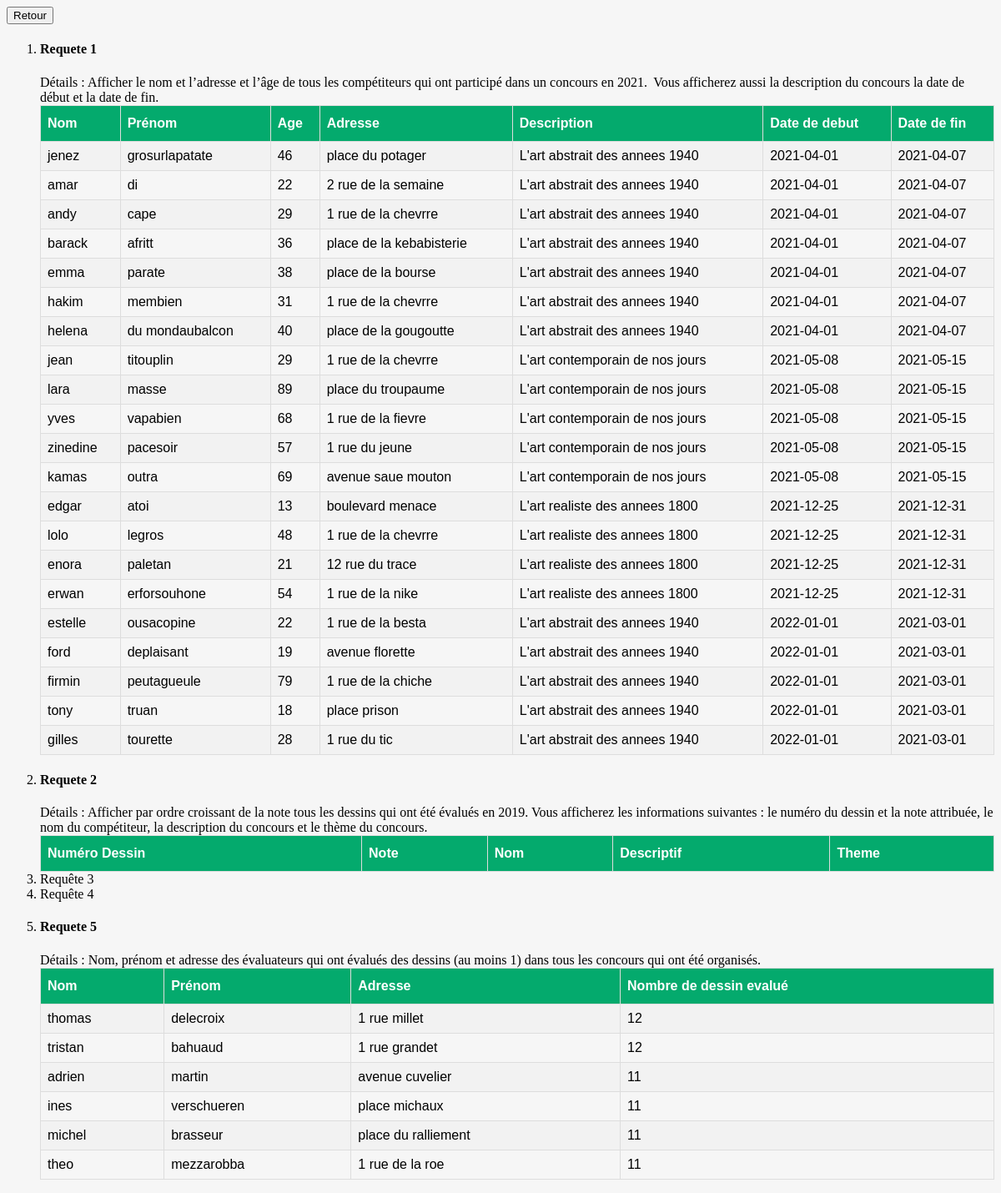
Page /imposees.php on the committed database.
### tables this page shows
CREATE TABLE Utilisateur (
    numUtilisateur  Integer NOT NULL UNIQUE AUTO_INCREMENT,
    nom             Varchar (40) NOT NULL,
    prenom          Varchar (40) NOT NULL,
    role            Varchar (40) NOT NULL,
    adresse         Varchar (100) NOT NULL,
    identifiant     Varchar (100) NOT NULL UNIQUE,
    motDePasse      Varchar (100) NOT NULL,
    age             Integer,
    PRIMARY KEY (numUtilisateur)
);

CREATE TABLE Concours (
    numConcours Integer NOT NULL AUTO_INCREMENT,
    theme Varchar (40) NOT NULL,
    etat Varchar (40) NOT NULL,
    descriptif Varchar (100) NOT NULL,
    dateDebut Date,
    dateFin Date,
    PRIMARY KEY (numConcours)
);

### requetes.php (called while the page is built, shortened)
<?php
        function getGeneric($sql){
            $values = null;
             try{
                 $h="mysql:host=".DB_HOST.";dbname=".DB_NAME;
                 $link = new PDO($h, DB_USER, DB_PASS);
                 $link->setAttribute(PDO::ATTR_ERRMODE, PDO::ERRMODE_EXCEPTION);
                 $sth = $link->prepare($sql);
                 $sth->execute();
                 $values = $sth->fetchAll(PDO::FETCH_ASSOC);
             }
             catch(PDOException $e){
                 echo "Erreur : " . $e->getMessage();
             }
             return $values;
        }
?>

### imposees.php (the view, shortened to what this page needs)
<?php
    include_once("./requetes.php");
    $req1 = getGeneric(REQ1);
    $req5 = getGeneric(REQ5);
?>
<html lang="en">
<head>
    <link rel="stylesheet" href="style.css" media="screen" type="text/css" />
    <input type="button" value="Retour" onClick="window.location.href='./accueil.php'">
</head>
<body>
    <ol>
        <li>
            <div class="item-req">
                <h4>Requete 1</h4>
                <span>Détails :</span>
                <span>Afficher le nom et l’adresse et l’âge de tous les compétiteurs qui ont participé dans un concours en 2021.  Vous afficherez aussi la description du concours la date de début et la date de fin. </span>
                <table id="customers">
                    <tr>
                        <th>Nom</th>
                        <th>Prénom</th>
                        <th>Age</th>
                        <th>Adresse</th>
                        <th>Description</th>
                        <th>Date de debut</th>
                        <th>Date de fin</th>
                    </tr>
                    <?php
                        foreach ($req1 as $key=>$value) {
                            echo '<tr>
                            <td>'. $value["nom"] .'</td>
                            <td>'. $value["prenom"] .'</td>
                            <td>'. $value["age"] .'</td>
                            <td>'. $value["adresse"] .'</td>
                            <td>'. $value["descriptif"] .'</td>
                            <td>'. $value["dateDebut"] .'</td>
                            <td>'. $value["dateFin"] .'</td>
                            </tr>';
                        }
                    ?>
                </table>
            </div>
        </li>
        <li>
            <div class="item-req">
                <h4>Requete 2</h4>
                <span>Détails :</span>
                <span>Afficher par ordre croissant de la note tous les dessins qui ont été évalués en 2019. Vous afficherez les informations suivantes : le numéro du dessin et la note attribuée, le nom du compétiteur, la description du concours et le thème du concours. </span>
                <table id="customers">
                    <tr>
                        <th>Numéro Dessin</th>
                        <th>Note</th>
                        <th>Nom</th>
                        <th>Descriptif</th>
                        <th>Theme</th>
                    </tr>
                </table>
            </div>
        </li>
        <li>Requête 3</li>
        <li>Requête 4</li>
        <li>
            <div class="item-req">
                <h4>Requete 5</h4>
                <span>Détails :</span>
                <span>Nom, prénom et adresse des évaluateurs qui ont évalués des dessins (au moins 1) dans tous les concours qui ont été organisés. </span>
                <table id="customers">
                    <tr>
                        <th>Nom</th>
                        <th>Prénom</th>
                        <th>Adresse</th>
                        <th>Nombre de dessin evalué</th>
                    </tr>
                    <?php
                        foreach ($req5 as $key=>$value) {
                            echo '<tr>
                            <td>'. $value["nom"] .'</td>
                            <td>'. $value["prenom"] .'</td>
                            <td>'. $value["adresse"] .'</td>
                            <td>'. $value["nbDessinEvalue"] .'</td>
                            </tr>';
                        }
                    ?>
                </table>
            </div>
        </li>
    </ol>
</body>
</html>

### style.css (style rules this page uses)
body { background: #f6f6f6; }
#customers { font-family: Arial, Helvetica, sans-serif; border-collapse: collapse; width: 100%; }
#customers td, #customers th { border: 1px solid #ddd; padding: 8px; }
#customers tr:nth-child(even) { background-color: #f2f2f2; }
#customers th { padding-top: 12px; padding-bottom: 12px; text-align: left; background-color: #04AA6D; color: white; }

### rows in the picture
utilisateur: nom "jenez", prenom "grosurlapatate", age "46", adresse "place du potager", concours.descriptif "L'art abstrait des annees 1940", concours.dateDebut "2021-04-01", concours.dateFin "2021-04-07"
utilisateur: nom "amar", prenom "di", age "22", adresse "2 rue de la semaine", concours.descriptif "L'art abstrait des annees 1940", concours.dateDebut "2021-04-01", concours.dateFin "2021-04-07"
utilisateur: nom "andy", prenom "cape", age "29", adresse "1 rue de la chevrre", concours.descriptif "L'art abstrait des annees 1940", concours.dateDebut "2021-04-01", concours.dateFin "2021-04-07"
utilisateur: nom "barack", prenom "afritt", age "36", adresse "place de la kebabisterie", concours.descriptif "L'art abstrait des annees 1940", concours.dateDebut "2021-04-01", concours.dateFin "2021-04-07"
utilisateur: nom "emma", prenom "parate", age "38", adresse "place de la bourse", concours.descriptif "L'art abstrait des annees 1940", concours.dateDebut "2021-04-01", concours.dateFin "2021-04-07"
utilisateur: nom "hakim", prenom "membien", age "31", adresse "1 rue de la chevrre", concours.descriptif "L'art abstrait des annees 1940", concours.dateDebut "2021-04-01", concours.dateFin "2021-04-07"
utilisateur: nom "helena", prenom "du mondaubalcon", age "40", adresse "place de la gougoutte", concours.descriptif "L'art abstrait des annees 1940", concours.dateDebut "2021-04-01", concours.dateFin "2021-04-07"
utilisateur: nom "jean", prenom "titouplin", age "29", adresse "1 rue de la chevrre", concours.descriptif "L'art contemporain de nos jours", concours.dateDebut "2021-05-08", concours.dateFin "2021-05-15"
utilisateur: nom "lara", prenom "masse", age "89", adresse "place du troupaume", concours.descriptif "L'art contemporain de nos jours", concours.dateDebut "2021-05-08", concours.dateFin "2021-05-15"
utilisateur: nom "yves", prenom "vapabien", age "68", adresse "1 rue de la fievre", concours.descriptif "L'art contemporain de nos jours", concours.dateDebut "2021-05-08", concours.dateFin "2021-05-15"
utilisateur: nom "zinedine", prenom "pacesoir", age "57", adresse "1 rue du jeune", concours.descriptif "L'art contemporain de nos jours", concours.dateDebut "2021-05-08", concours.dateFin "2021-05-15"
utilisateur: nom "kamas", prenom "outra", age "69", adresse "avenue saue mouton", concours.descriptif "L'art contemporain de nos jours", concours.dateDebut "2021-05-08", concours.dateFin "2021-05-15"
utilisateur: nom "edgar", prenom "atoi", age "13", adresse "boulevard menace", concours.descriptif "L'art realiste des annees 1800", concours.dateDebut "2021-12-25", concours.dateFin "2021-12-31"
utilisateur: nom "lolo", prenom "legros", age "48", adresse "1 rue de la chevrre", concours.descriptif "L'art realiste des annees 1800", concours.dateDebut "2021-12-25", concours.dateFin "2021-12-31"
utilisateur: nom "enora", prenom "paletan", age "21", adresse "12 rue du trace", concours.descriptif "L'art realiste des annees 1800", concours.dateDebut "2021-12-25", concours.dateFin "2021-12-31"
utilisateur: nom "erwan", prenom "erforsouhone", age "54", adresse "1 rue de la nike", concours.descriptif "L'art realiste des annees 1800", concours.dateDebut "2021-12-25", concours.dateFin "2021-12-31"
utilisateur: nom "estelle", prenom "ousacopine", age "22", adresse "1 rue de la besta", concours.descriptif "L'art abstrait des annees 1940", concours.dateDebut "2022-01-01", concours.dateFin "2021-03-01"
utilisateur: nom "ford", prenom "deplaisant", age "19", adresse "avenue florette", concours.descriptif "L'art abstrait des annees 1940", concours.dateDebut "2022-01-01", concours.dateFin "2021-03-01"
utilisateur: nom "firmin", prenom "peutagueule", age "79", adresse "1 rue de la chiche", concours.descriptif "L'art abstrait des annees 1940", concours.dateDebut "2022-01-01", concours.dateFin "2021-03-01"
utilisateur: nom "tony", prenom "truan", age "18", adresse "place prison", concours.descriptif "L'art abstrait des annees 1940", concours.dateDebut "2022-01-01", concours.dateFin "2021-03-01"
utilisateur: nom "gilles", prenom "tourette", age "28", adresse "1 rue du tic", concours.descriptif "L'art abstrait des annees 1940", concours.dateDebut "2022-01-01", concours.dateFin "2021-03-01"

### other values in the picture
$value["nom"] "thomas"
$value["prenom"] "delecroix"
$value["adresse"] "1 rue millet"
$value["nbDessinEvalue"] "12"
$value["nom"] "tristan"
$value["prenom"] "bahuaud"
$value["adresse"] "1 rue grandet"
$value["nom"] "adrien"
$value["prenom"] "martin"
$value["adresse"] "avenue cuvelier"
$value["nbDessinEvalue"] "11"
$value["nom"] "ines"
$value["prenom"] "verschueren"
$value["adresse"] "place michaux"
$value["nom"] "michel"
